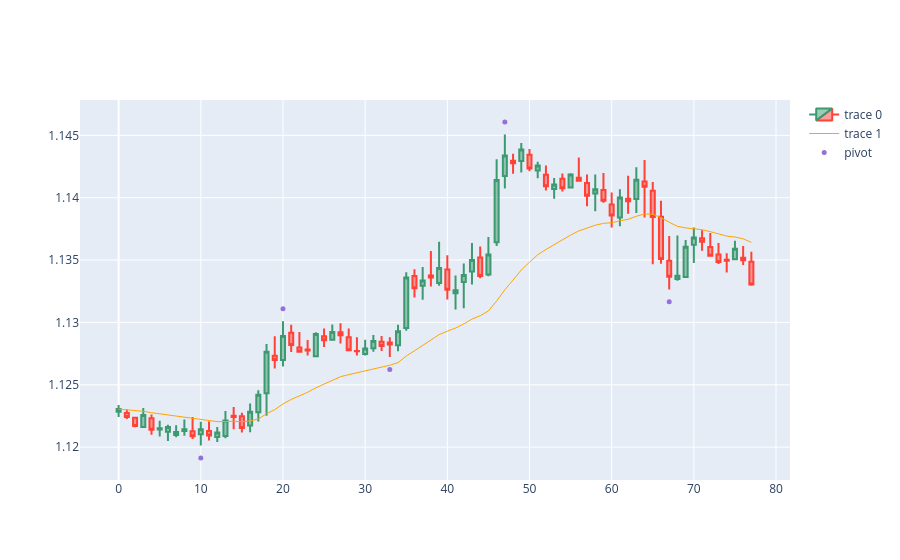

The notebook cell this image was saved under:
### Code cell
'''
0:78
78:156
156:234
234:312
312:390
390:468
468:546
546:624
624:702
702:780
780:858
858:936
936:1014
1014:1092
1092:1170
1170:1248
1248:1326
1326:1404
1404:1482
1482:1560
1560:1638
1638:1716
1716:1794
1794:1872
1872:1950
1950:2028
2028:2106

9000:10000 *
'''


dfpl = df[9000:10000]
fig = go.Figure(data=[go.Candlestick(x=dfpl.index,
                open=dfpl['open'],
                high=dfpl['high'],
                low=dfpl['low'],
                close=dfpl['close']),
                go.Scatter(x=dfpl.index, y=dfpl['EMA'], line=dict(color='orange', width=1))])

pointBreakIndex = dfpl[dfpl['pointBreak'] != 0].index.tolist()
pointBreakValues = list(filter((0.0).__ne__, dfpl['pointBreak']))

fig.add_scatter(x=dfpl.index, y=dfpl['pointpos'], mode="markers", marker=dict(size=5, color="MediumPurple"), name="pivot")
fig.add_scatter(x=pointBreakIndex, y=pointBreakValues, mode="markers", marker=dict(size=5, color="MediumseaGreen"), name="pivot")

'''
for row in dfpl.iterrows():
    if row[1]['pointBreak'] != 0:
        fig.add_annotation(x=row[0], y=row[1]['pointBreak'],
                    text="point break",
                    showarrow=True,
                    arrowhead=1)
'''                
fig.update_layout(xaxis_rangeslider_visible=False)
fig.show()
